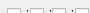
<?xml version='1.0' encoding='UTF-8'?> 
<ui version='4.0'>
 <class>Dialog</class>
 <widget class='QDialog' name='Dialog'>
      <property name='geometry'>
        <rect>
         <x>0</x>
         <y>0</y>
         <width>90</width>
         <height>13</height>
        </rect>
      </property>
  <property name='dl_checks'>
   <string>Dialog</string>
  </property>
    <widget class='QCheckBox' name='CK_1'>
      <property name='geometry'>
        <rect>
         <x>7</x>
         <y>5</y>
         <width>22</width>
         <height>20</height>
        </rect>
      </property>
     <property name='text'>
        <string>X</string>
       </property>
      </widget>
    <widget class='QCheckBox' name='CK_2'>
      <property name='geometry'>
        <rect>
         <x>30</x>
         <y>5</y>
         <width>22</width>
         <height>20</height>
        </rect>
      </property>
     <property name='text'>
        <string>X</string>
       </property>
      </widget>
    <widget class='QCheckBox' name='CK_3'>
      <property name='geometry'>
        <rect>
         <x>52</x>
         <y>5</y>
         <width>22</width>
         <height>20</height>
        </rect>
      </property>
     <property name='text'>
        <string>X</string>
       </property>
      </widget>
    <widget class='QCheckBox' name='CK_4'>
      <property name='geometry'>
        <rect>
         <x>75</x>
         <y>5</y>
         <width>22</width>
         <height>20</height>
        </rect>
      </property>
     <property name='text'>
        <string>X</string>
       </property>
      </widget>
    <widget class='QCheckBox' name='CK_5'>
      <property name='geometry'>
        <rect>
         <x>100</x>
         <y>5</y>
         <width>22</width>
         <height>20</height>
        </rect>
      </property>
     <property name='text'>
        <string>X</string>
       </property>
      </widget>
    <widget class='QCheckBox' name='CK_6'>
      <property name='geometry'>
        <rect>
         <x>122</x>
         <y>5</y>
         <width>22</width>
         <height>20</height>
        </rect>
      </property>
     <property name='text'>
        <string>X</string>
       </property>
      </widget>
    <widget class='QCheckBox' name='CK_7'>
      <property name='geometry'>
        <rect>
         <x>145</x>
         <y>5</y>
         <width>22</width>
         <height>20</height>
        </rect>
      </property>
     <property name='text'>
        <string>X</string>
       </property>
      </widget>
    <widget class='QCheckBox' name='CK_8'>
      <property name='geometry'>
        <rect>
         <x>167</x>
         <y>5</y>
         <width>22</width>
         <height>20</height>
        </rect>
      </property>
     <property name='text'>
        <string>X</string>
       </property>
      </widget>
      </widget>
   <resources/>
 <connections/>
</ui> 
